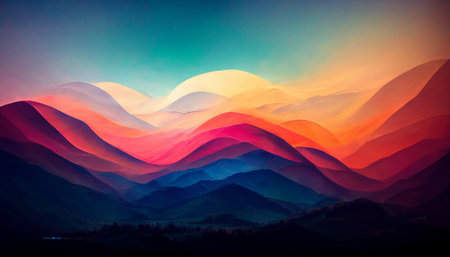
#> input picture python_for_data_science/piscine_array/ex05/landscape.jpg, 450 x 257 px
$ python tester.py
#> lines starting #> are read from the running program, lines starting #| are printed output that depends on the picture
### python_for_data_science/piscine_array/ex05/load_image.py
# PIL(Python Imaging Library) ou Pillow est une librairie qui
# - permet de manipuler des images en Python.

import numpy as np
from PIL import Image
import os


def ft_load(path: str):
    """_summary_

    Args:
        path (str): path to image

    Returns:
        array: numpy array of image
    """
#> called with path = 'landscape.jpg'
    try:
        if not isinstance(path, str):
            raise ValueError("You must enter a string")
        if not path.endswith(".jpg") and not path.endswith(".jpeg"):
            raise ValueError("You must enter a jpg or jpeg file")
        if not os.path.exists(path):
            raise ValueError("The file does not exist")
        img = np.array(Image.open(path))
#> img is the input picture: shape (257, 450, 3); mean R, G, B 98.7, 79.1, 89.1
    except (ValueError, IOError) as e:
        print(e)
        exit()
    print(f"The shape of image is: {img.shape}")
#| The shape of image is: (257, 450, 3)
    # le resultat de shape est un  tulpe de 3 nombres
    # le premier nombre est la hauteur de l'image
    # le deuxieme nombre est la largeur de l'image
    # le troisieme nombre est le nombre de canaux de couleur
    # - (ex : 1 pour les images en noir et blanc, 3 pour les images en couleur
    # - 4 pour les images en couleur avec canal alpha( transparence))
    return img

### python_for_data_science/piscine_array/ex05/pimp_image.py
import matplotlib.pyplot as plt
import numpy as np

# result = array[, :, 0-> defini le rgb de la couleur rouge,
# 1-> defini le rgb de la couleur verte, 2-> defini le rgb de la couleur bleu]


def ft_invert(array) -> np.array:
    """_summary_
    take max value of the array and substract it to the array
    to invert the color of the image
    Args:
        array (array): the image to invert
    Returns:
        array: the inverted image
    """

    result = 255 - array
    plt.imshow(result)
    plt.show()
    plt.close()
    return (result)


def ft_red(array) -> np.array:
    """_summary_
    take the array and set the green and blue value to 0
    to get only the red color
    Args:
        array (_type_): _description_

    Returns:
        array: _description_
    """
    result = array.copy()
    result[:, :, 1] = 0
    result[:, :, 2] = 0
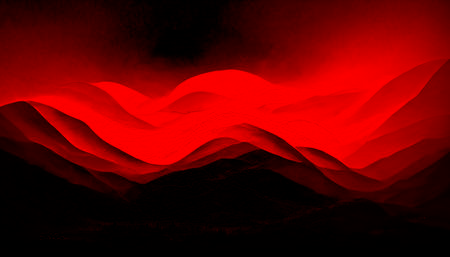
#> result: shape (257, 450, 3); mean R, G, B 98.7, 0, 0
    plt.imshow(result)
    plt.title("Red")
    plt.show()
    plt.close()
    return (result)
# your code here


def ft_green(array) -> np.array:
    result = array.copy()
    result[:, :, 0] = 0
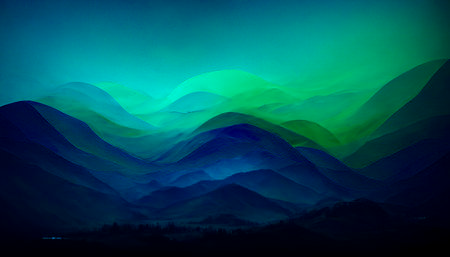
#> result: shape (257, 450, 3); mean R, G, B 0, 79.1, 89.1
    result[:, :, 2] = 0
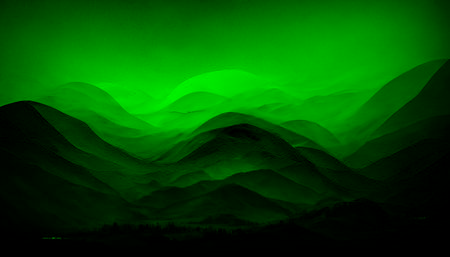
#> result: shape (257, 450, 3); mean R, G, B 0, 79.1, 0
    plt.imshow(result)
    plt.title("Green")
    plt.show()
    plt.close()
    return (result)
# your code here


def ft_blue(array) -> np.array:
    result = array.copy()
    result[:, :, 0] = 0
    result[:, :, 1] = 0
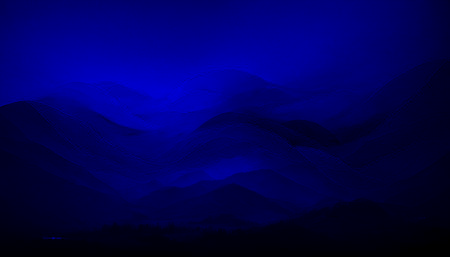
#> result: shape (257, 450, 3); mean R, G, B 0, 0, 89.1
    plt.imshow(result)
    plt.title("Blue")
    plt.show()
    plt.close()
    return (result)


def ft_grey(array) -> np.array:
    # voir recommandation  UIT-R BT709 pour la vrai conversion en gris
    #  sinon on peut faire la moyenne des 3 couleurs mais c'est moche
    result = array.copy()
    grey = (array[:, :, 0] + array[:, :, 1] + array[:, :, 2]) // 3
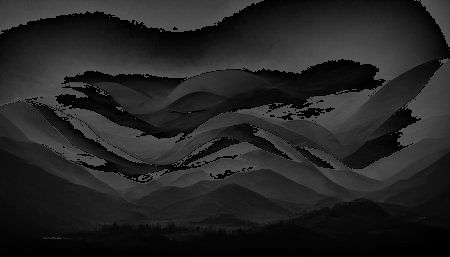
#> grey: shape (257, 450); min 0, max 85, mean 35.8
    result[:, :, 0] = grey
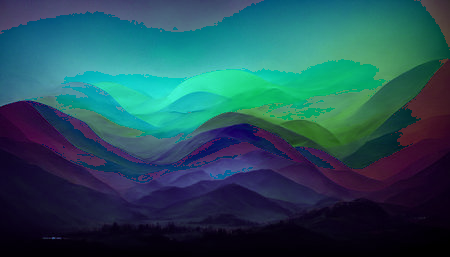
#> result: shape (257, 450, 3); mean R, G, B 35.8, 79.1, 89.1
    result[:, :, 1] = grey
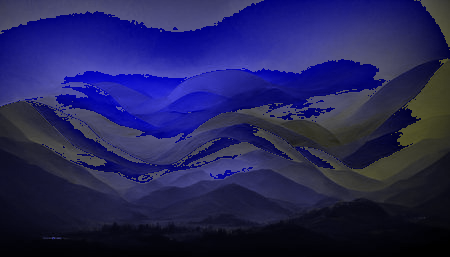
#> result: shape (257, 450, 3); mean R, G, B 35.8, 35.8, 89.1
    result[:, :, 2] = grey
    # [7 lines of commented-out code are left out]

    plt.imshow(result)
    plt.title("Grey")
    plt.show()
    plt.close()
    return (result)


__all__ = ["ft_invert", "ft_red", "ft_green", "ft_blue", "ft_grey"]

### python_for_data_science/piscine_array/ex05/tester.py
from load_image import ft_load
from pimp_image import *
...
array = ft_load("landscape.jpg")
ft_invert(array)
ft_red(array)
ft_green(array)
ft_blue(array)
ft_grey(array)
print(ft_invert.__doc__)

# python tester.py
# The shape of image is: (257, 450, 3)
# [[[19 42 83]
# [23 42 84]
# [28 43 84]
# ...
# [ 0 0 0]
# [ 1 1 1]
# [ 1 1 1]]]
# ...
# Inverts the color of the image received.
